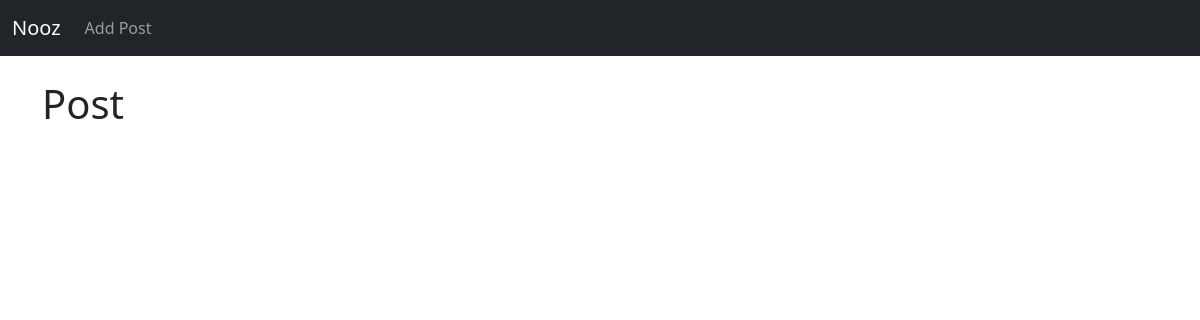
The app's page /, older data.
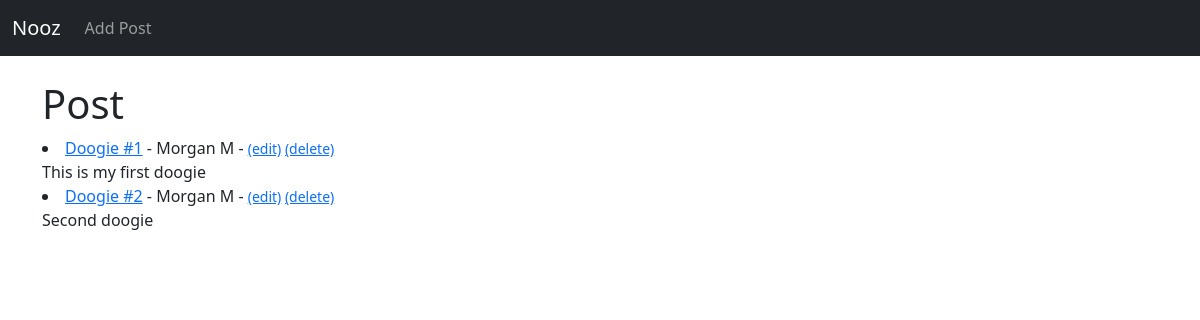
The same page, newer data.
### nooz2/models.py (models this page shows, shortened)
class Post(models.Model):
    title = models.CharField(max_length=255)
    title_tag = models.CharField(max_length=255)
    author = models.ForeignKey(User, on_delete=models.CASCADE)
    body = models.TextField()
    timestamp = models.DateField(auto_now_add=True)

### nooz2/views.py (the view)
# urls.py: path('', HomeView.as_view(), name="home"),
class HomeView(ListView):
    model = Post
    template_name = 'home.html'
    ordering = ['-timestamp']

### templates/home.html
{% extends 'base.html' %}
{% block content %}
<h1>Post</h1>
{% for post in object_list %}
   <li><a href="{% url 'post-detail' post.pk %}">{{ post.title}}</a> -
    {{ post.author.first_name }} {{ post.author.last_name }} -
    <small>
        <a href="{% url 'edit_post' post.pk %}">(edit)</a>
        <a href="{% url 'delete_post' post.pk %}">(delete)</a>
    </small>
<br/>
    {{ post.body }}</li>
{% endfor %}
{% endblock %}

### templates/base.html (shortened to what this page needs)
<!doctype html>
<html lang="en">
  <head>
    <link href="https://cdn.jsdelivr.net/npm/bootstrap@5.2.2/dist/css/bootstrap.min.css" rel="stylesheet">
  </head>
  <body>
    {% include "navbar.html" %}
    <br/>
    <div class="container">
    {% block content %}
    {% endblock %}
    </body>
  </body>
</html>

### templates/navbar.html (shortened to what this page needs)
<nav class="navbar navbar-expand-lg navbar-dark bg-dark">
    <div class="container-fluid">
      <a class="navbar-brand" href="#">Nooz</a>
      <div class="collapse navbar-collapse" id="navbarNavDropdown">
        <ul class="navbar-nav">
          <li class="nav-item">
            <a class="nav-link" href="{% url 'new_post' %}">Add Post</a>
          </li>
        </ul>
      </div>
    </div>
  </nav>

Row changes from the older to the newer data that the page shows:
added Post: title "Doogie #1", author.first_name "Morgan", author.last_name "M", body "This is my first doogie"
added Post: title "Doogie #2", author.first_name "Morgan", author.last_name "M", body "Second doogie"
